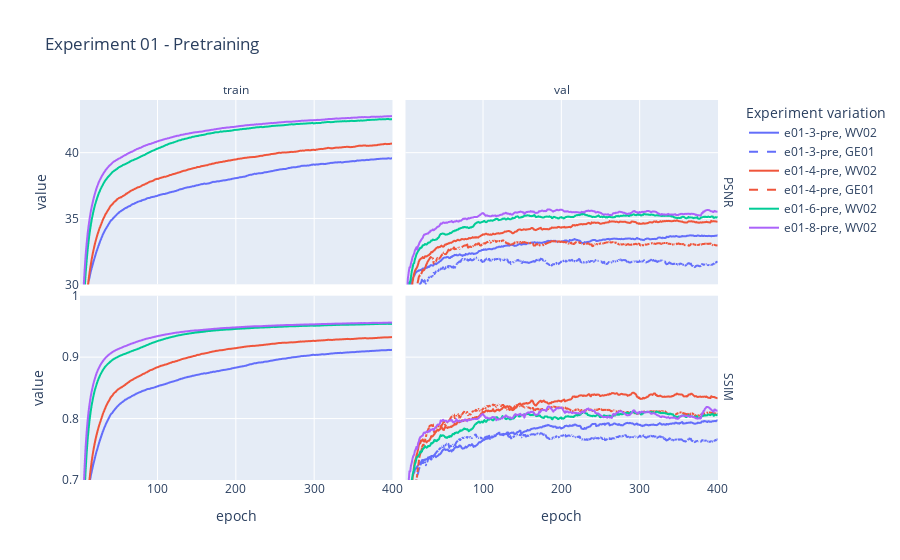

Here is the notebook cell this chart was saved with:
### Code cell
fig = px.line(metric_df, 
              x='epoch', 
              y=[METRIC[0] + '-smooth', METRIC[1] + '-smooth'], 
              color='exp_variation', 
              #range_y=(29,44), 
              title='Experiment 01 - Pretraining', 
              facet_col='train_val',
              facet_row='metric',
              line_dash='sensor', 
              line_dash_sequence=['solid', 'dash']
             )
fig.update_layout(legend_title_text='Experiment variation')
fig.for_each_annotation(lambda a: a.update(text=a.text.split("=")[-1]))
fig.update_yaxes(matches=None)
#fig.layout.yaxis1.matches = None
#fig.layout.yaxis2.matches = None
#fig.layout.yaxis3.matches = None
#fig.layout.yaxis4.matches = None
fig.layout.yaxis1.range = [0.7, 1]
fig.layout.yaxis2.range = [0.7, 1]
fig.layout.yaxis3.range = [30, 44]
fig.layout.yaxis4.range = [30, 44]

fig.show()

### Figure 1 — Plotly figure (JSON) as saved in the notebook; plotly's stock layout.template omitted (floating-point values rounded to 4 significant figures; data arrays with more than 128 entries replaced by an {"elided": "..."} marker saying what was removed)
{"data": [{"hovertemplate": "exp_variation=e01-3-pre<br>sensor=WV02<br>metric=PSNR<br>train_val=train<br>variable=PSNR-smooth<br>epoch=%{x}<br>value=%{y}<extra></extra>", "legendgroup": "e01-3-pre, WV02", "line": {"color": "#636efa", "dash": "solid"}, "mode": "lines", "name": "e01-3-pre, WV02", "showlegend": true, "type": "scattergl", "x": {"elided": "400 int values"}, "xaxis": "x3", "y": {"elided": "400 float values"}, "yaxis": "y3"}, {"hovertemplate": "exp_variation=e01-3-pre<br>sensor=WV02<br>metric=PSNR<br>train_val=train<br>variable=SSIM-smooth<br>epoch=%{x}<br>value=%{y}<extra></extra>", "legendgroup": "e01-3-pre, WV02", "line": {"color": "#636efa", "dash": "solid"}, "mode": "lines", "name": "e01-3-pre, WV02", "showlegend": false, "type": "scattergl", "x": {"elided": "400 int values"}, "xaxis": "x3", "y": {"elided": "400 null values"}, "yaxis": "y3"}, {"hovertemplate": "exp_variation=e01-3-pre<br>sensor=WV02<br>metric=PSNR<br>train_val=val<br>variable=PSNR-smooth<br>epoch=%{x}<br>value=%{y}<extra></extra>", "legendgroup": "e01-3-pre, WV02", "line": {"color": "#636efa", "dash": "solid"}, "mode": "lines", "name": "e01-3-pre, WV02", "showlegend": false, "type": "scattergl", "x": {"elided": "400 int values"}, "xaxis": "x4", "y": {"elided": "400 float values"}, "yaxis": "y4"}, {"hovertemplate": "exp_variation=e01-3-pre<br>sensor=WV02<br>metric=PSNR<br>train_val=val<br>variable=SSIM-smooth<br>epoch=%{x}<br>value=%{y}<extra></extra>", "legendgroup": "e01-3-pre, WV02", "line": {"color": "#636efa", "dash": "solid"}, "mode": "lines", "name": "e01-3-pre, WV02", "showlegend": false, "type": "scattergl", "x": {"elided": "400 int values"}, "xaxis": "x4", "y": {"elided": "400 null values"}, "yaxis": "y4"}, {"hovertemplate": "exp_variation=e01-3-pre<br>sensor=WV02<br>metric=SSIM<br>train_val=train<br>variable=PSNR-smooth<br>epoch=%{x}<br>value=%{y}<extra></extra>", "legendgroup": "e01-3-pre, WV02", "line": {"color": "#636efa", "dash": "solid"}, "mode": "lines", "name": "e01-3-pre, WV02", "showlegend": false, "type": "scattergl", "x": {"elided": "400 int values"}, "xaxis": "x", "y": {"elided": "400 null values"}, "yaxis": "y"}, {"hovertemplate": "exp_variation=e01-3-pre<br>sensor=WV02<br>metric=SSIM<br>train_val=train<br>variable=SSIM-smooth<br>epoch=%{x}<br>value=%{y}<extra></extra>", "legendgroup": "e01-3-pre, WV02", "line": {"color": "#636efa", "dash": "solid"}, "mode": "lines", "name": "e01-3-pre, WV02", "showlegend": false, "type": "scattergl", "x": {"elided": "400 int values"}, "xaxis": "x", "y": {"elided": "400 float values"}, "yaxis": "y"}, {"hovertemplate": "exp_variation=e01-3-pre<br>sensor=WV02<br>metric=SSIM<br>train_val=val<br>variable=PSNR-smooth<br>epoch=%{x}<br>value=%{y}<extra></extra>", "legendgroup": "e01-3-pre, WV02", "line": {"color": "#636efa", "dash": "solid"}, "mode": "lines", "name": "e01-3-pre, WV02", "showlegend": false, "type": "scattergl", "x": {"elided": "400 int values"}, "xaxis": "x2", "y": {"elided": "400 null values"}, "yaxis": "y2"}, {"hovertemplate": "exp_variation=e01-3-pre<br>sensor=WV02<br>metric=SSIM<br>train_val=val<br>variable=SSIM-smooth<br>epoch=%{x}<br>value=%{y}<extra></extra>", "legendgroup": "e01-3-pre, WV02", "line": {"color": "#636efa", "dash": "solid"}, "mode": "lines", "name": "e01-3-pre, WV02", "showlegend": false, "type": "scattergl", "x": {"elided": "400 int values"}, "xaxis": "x2", "y": {"elided": "400 float values"}, "yaxis": "y2"}, {"hovertemplate": "exp_variation=e01-3-pre<br>sensor=GE01<br>metric=PSNR<br>train_val=val<br>variable=PSNR-smooth<br>epoch=%{x}<br>value=%{y}<extra></extra>", "legendgroup": "e01-3-pre, GE01", "line": {"color": "#636efa", "dash": "dash"}, "mode": "lines", "name": "e01-3-pre, GE01", "showlegend": true, "type": "scattergl", "x": {"elided": "400 int values"}, "xaxis": "x4", "y": {"elided": "400 float values"}, "yaxis": "y4"}, {"hovertemplate": "exp_variation=e01-3-pre<br>sensor=GE01<br>metric=PSNR<br>train_val=val<br>variable=SSIM-smooth<br>epoch=%{x}<br>value=%{y}<extra></extra>", "legendgroup": "e01-3-pre, GE01", "line": {"color": "#636efa", "dash": "dash"}, "mode": "lines", "name": "e01-3-pre, GE01", "showlegend": false, "type": "scattergl", "x": {"elided": "400 int values"}, "xaxis": "x4", "y": {"elided": "400 null values"}, "yaxis": "y4"}, {"hovertemplate": "exp_variation=e01-3-pre<br>sensor=GE01<br>metric=SSIM<br>train_val=val<br>variable=PSNR-smooth<br>epoch=%{x}<br>value=%{y}<extra></extra>", "legendgroup": "e01-3-pre, GE01", "line": {"color": "#636efa", "dash": "dash"}, "mode": "lines", "name": "e01-3-pre, GE01", "showlegend": false, "type": "scattergl", "x": {"elided": "400 int values"}, "xaxis": "x2", "y": {"elided": "400 null values"}, "yaxis": "y2"}, {"hovertemplate": "exp_variation=e01-3-pre<br>sensor=GE01<br>metric=SSIM<br>train_val=val<br>variable=SSIM-smooth<br>epoch=%{x}<br>value=%{y}<extra></extra>", "legendgroup": "e01-3-pre, GE01", "line": {"color": "#636efa", "dash": "dash"}, "mode": "lines", "name": "e01-3-pre, GE01", "showlegend": false, "type": "scattergl", "x": {"elided": "400 int values"}, "xaxis": "x2", "y": {"elided": "400 float values"}, "yaxis": "y2"}, {"hovertemplate": "exp_variation=e01-4-pre<br>sensor=WV02<br>metric=PSNR<br>train_val=train<br>variable=PSNR-smooth<br>epoch=%{x}<br>value=%{y}<extra></extra>", "legendgroup": "e01-4-pre, WV02", "line": {"color": "#EF553B", "dash": "solid"}, "mode": "lines", "name": "e01-4-pre, WV02", "showlegend": true, "type": "scattergl", "x": {"elided": "400 int values"}, "xaxis": "x3", "y": {"elided": "400 float values"}, "yaxis": "y3"}, {"hovertemplate": "exp_variation=e01-4-pre<br>sensor=WV02<br>metric=PSNR<br>train_val=train<br>variable=SSIM-smooth<br>epoch=%{x}<br>value=%{y}<extra></extra>", "legendgroup": "e01-4-pre, WV02", "line": {"color": "#EF553B", "dash": "solid"}, "mode": "lines", "name": "e01-4-pre, WV02", "showlegend": false, "type": "scattergl", "x": {"elided": "400 int values"}, "xaxis": "x3", "y": {"elided": "400 null values"}, "yaxis": "y3"}, {"hovertemplate": "exp_variation=e01-4-pre<br>sensor=WV02<br>metric=PSNR<br>train_val=val<br>variable=PSNR-smooth<br>epoch=%{x}<br>value=%{y}<extra></extra>", "legendgroup": "e01-4-pre, WV02", "line": {"color": "#EF553B", "dash": "solid"}, "mode": "lines", "name": "e01-4-pre, WV02", "showlegend": false, "type": "scattergl", "x": {"elided": "400 int values"}, "xaxis": "x4", "y": {"elided": "400 float values"}, "yaxis": "y4"}, {"hovertemplate": "exp_variation=e01-4-pre<br>sensor=WV02<br>metric=PSNR<br>train_val=val<br>variable=SSIM-smooth<br>epoch=%{x}<br>value=%{y}<extra></extra>", "legendgroup": "e01-4-pre, WV02", "line": {"color": "#EF553B", "dash": "solid"}, "mode": "lines", "name": "e01-4-pre, WV02", "showlegend": false, "type": "scattergl", "x": {"elided": "400 int values"}, "xaxis": "x4", "y": {"elided": "400 null values"}, "yaxis": "y4"}, {"hovertemplate": "exp_variation=e01-4-pre<br>sensor=WV02<br>metric=SSIM<br>train_val=train<br>variable=PSNR-smooth<br>epoch=%{x}<br>value=%{y}<extra></extra>", "legendgroup": "e01-4-pre, WV02", "line": {"color": "#EF553B", "dash": "solid"}, "mode": "lines", "name": "e01-4-pre, WV02", "showlegend": false, "type": "scattergl", "x": {"elided": "400 int values"}, "xaxis": "x", "y": {"elided": "400 null values"}, "yaxis": "y"}, {"hovertemplate": "exp_variation=e01-4-pre<br>sensor=WV02<br>metric=SSIM<br>train_val=train<br>variable=SSIM-smooth<br>epoch=%{x}<br>value=%{y}<extra></extra>", "legendgroup": "e01-4-pre, WV02", "line": {"color": "#EF553B", "dash": "solid"}, "mode": "lines", "name": "e01-4-pre, WV02", "showlegend": false, "type": "scattergl", "x": {"elided": "400 int values"}, "xaxis": "x", "y": {"elided": "400 float values"}, "yaxis": "y"}, {"hovertemplate": "exp_variation=e01-4-pre<br>sensor=WV02<br>metric=SSIM<br>train_val=val<br>variable=PSNR-smooth<br>epoch=%{x}<br>value=%{y}<extra></extra>", "legendgroup": "e01-4-pre, WV02", "line": {"color": "#EF553B", "dash": "solid"}, "mode": "lines", "name": "e01-4-pre, WV02", "showlegend": false, "type": "scattergl", "x": {"elided": "400 int values"}, "xaxis": "x2", "y": {"elided": "400 null values"}, "yaxis": "y2"}, {"hovertemplate": "exp_variation=e01-4-pre<br>sensor=WV02<br>metric=SSIM<br>train_val=val<br>variable=SSIM-smooth<br>epoch=%{x}<br>value=%{y}<extra></extra>", "legendgroup": "e01-4-pre, WV02", "line": {"color": "#EF553B", "dash": "solid"}, "mode": "lines", "name": "e01-4-pre, WV02", "showlegend": false, "type": "scattergl", "x": {"elided": "400 int values"}, "xaxis": "x2", "y": {"elided": "400 float values"}, "yaxis": "y2"}, {"hovertemplate": "exp_variation=e01-4-pre<br>sensor=GE01<br>metric=PSNR<br>train_val=val<br>variable=PSNR-smooth<br>epoch=%{x}<br>value=%{y}<extra></extra>", "legendgroup": "e01-4-pre, GE01", "line": {"color": "#EF553B", "dash": "dash"}, "mode": "lines", "name": "e01-4-pre, GE01", "showlegend": true, "type": "scattergl", "x": {"elided": "400 int values"}, "xaxis": "x4", "y": {"elided": "400 float values"}, "yaxis": "y4"}, {"hovertemplate": "exp_variation=e01-4-pre<br>sensor=GE01<br>metric=PSNR<br>train_val=val<br>variable=SSIM-smooth<br>epoch=%{x}<br>value=%{y}<extra></extra>", "legendgroup": "e01-4-pre, GE01", "line": {"color": "#EF553B", "dash": "dash"}, "mode": "lines", "name": "e01-4-pre, GE01", "showlegend": false, "type": "scattergl", "x": {"elided": "400 int values"}, "xaxis": "x4", "y": {"elided": "400 null values"}, "yaxis": "y4"}, {"hovertemplate": "exp_variation=e01-4-pre<br>sensor=GE01<br>metric=SSIM<br>train_val=val<br>variable=PSNR-smooth<br>epoch=%{x}<br>value=%{y}<extra></extra>", "legendgroup": "e01-4-pre, GE01", "line": {"color": "#EF553B", "dash": "dash"}, "mode": "lines", "name": "e01-4-pre, GE01", "showlegend": false, "type": "scattergl", "x": {"elided": "400 int values"}, "xaxis": "x2", "y": {"elided": "400 null values"}, "yaxis": "y2"}, {"hovertemplate": "exp_variation=e01-4-pre<br>sensor=GE01<br>metric=SSIM<br>train_val=val<br>variable=SSIM-smooth<br>epoch=%{x}<br>value=%{y}<extra></extra>", "legendgroup": "e01-4-pre, GE01", "line": {"color": "#EF553B", "dash": "dash"}, "mode": "lines", "name": "e01-4-pre, GE01", "showlegend": false, "type": "scattergl", "x": {"elided": "400 int values"}, "xaxis": "x2", "y": {"elided": "400 float values"}, "yaxis": "y2"}, {"hovertemplate": "exp_variation=e01-6-pre<br>sensor=WV02<br>metric=PSNR<br>train_val=train<br>variable=PSNR-smooth<br>epoch=%{x}<br>value=%{y}<extra></extra>", "legendgroup": "e01-6-pre, WV02", "line": {"color": "#00cc96", "dash": "solid"}, "mode": "lines", "name": "e01-6-pre, WV02", "showlegend": true, "type": "scattergl", "x": {"elided": "400 int values"}, "xaxis": "x3", "y": {"elided": "400 float values"}, "yaxis": "y3"}, {"hovertemplate": "exp_variation=e01-6-pre<br>sensor=WV02<br>metric=PSNR<br>train_val=train<br>variable=SSIM-smooth<br>epoch=%{x}<br>value=%{y}<extra></extra>", "legendgroup": "e01-6-pre, WV02", "line": {"color": "#00cc96", "dash": "solid"}, "mode": "lines", "name": "e01-6-pre, WV02", "showlegend": false, "type": "scattergl", "x": {"elided": "400 int values"}, "xaxis": "x3", "y": {"elided": "400 null values"}, "yaxis": "y3"}, {"hovertemplate": "exp_variation=e01-6-pre<br>sensor=WV02<br>metric=PSNR<br>train_val=val<br>variable=PSNR-smooth<br>epoch=%{x}<br>value=%{y}<extra></extra>", "legendgroup": "e01-6-pre, WV02", "line": {"color": "#00cc96", "dash": "solid"}, "mode": "lines", "name": "e01-6-pre, WV02", "showlegend": false, "type": "scattergl", "x": {"elided": "400 int values"}, "xaxis": "x4", "y": {"elided": "400 float values"}, "yaxis": "y4"}, {"hovertemplate": "exp_variation=e01-6-pre<br>sensor=WV02<br>metric=PSNR<br>train_val=val<br>variable=SSIM-smooth<br>epoch=%{x}<br>value=%{y}<extra></extra>", "legendgroup": "e01-6-pre, WV02", "line": {"color": "#00cc96", "dash": "solid"}, "mode": "lines", "name": "e01-6-pre, WV02", "showlegend": false, "type": "scattergl", "x": {"elided": "400 int values"}, "xaxis": "x4", "y": {"elided": "400 null values"}, "yaxis": "y4"}, {"hovertemplate": "exp_variation=e01-6-pre<br>sensor=WV02<br>metric=SSIM<br>train_val=train<br>variable=PSNR-smooth<br>epoch=%{x}<br>value=%{y}<extra></extra>", "legendgroup": "e01-6-pre, WV02", "line": {"color": "#00cc96", "dash": "solid"}, "mode": "lines", "name": "e01-6-pre, WV02", "showlegend": false, "type": "scattergl", "x": {"elided": "400 int values"}, "xaxis": "x", "y": {"elided": "400 null values"}, "yaxis": "y"}, {"hovertemplate": "exp_variation=e01-6-pre<br>sensor=WV02<br>metric=SSIM<br>train_val=train<br>variable=SSIM-smooth<br>epoch=%{x}<br>value=%{y}<extra></extra>", "legendgroup": "e01-6-pre, WV02", "line": {"color": "#00cc96", "dash": "solid"}, "mode": "lines", "name": "e01-6-pre, WV02", "showlegend": false, "type": "scattergl", "x": {"elided": "400 int values"}, "xaxis": "x", "y": {"elided": "400 float values"}, "yaxis": "y"}, {"hovertemplate": "exp_variation=e01-6-pre<br>sensor=WV02<br>metric=SSIM<br>train_val=val<br>variable=PSNR-smooth<br>epoch=%{x}<br>value=%{y}<extra></extra>", "legendgroup": "e01-6-pre, WV02", "line": {"color": "#00cc96", "dash": "solid"}, "mode": "lines", "name": "e01-6-pre, WV02", "showlegend": false, "type": "scattergl", "x": {"elided": "400 int values"}, "xaxis": "x2", "y": {"elided": "400 null values"}, "yaxis": "y2"}, {"hovertemplate": "exp_variation=e01-6-pre<br>sensor=WV02<br>metric=SSIM<br>train_val=val<br>variable=SSIM-smooth<br>epoch=%{x}<br>value=%{y}<extra></extra>", "legendgroup": "e01-6-pre, WV02", "line": {"color": "#00cc96", "dash": "solid"}, "mode": "lines", "name": "e01-6-pre, WV02", "showlegend": false, "type": "scattergl", "x": {"elided": "400 int values"}, "xaxis": "x2", "y": {"elided": "400 float values"}, "yaxis": "y2"}, {"hovertemplate": "exp_variation=e01-8-pre<br>sensor=WV02<br>metric=PSNR<br>train_val=train<br>variable=PSNR-smooth<br>epoch=%{x}<br>value=%{y}<extra></extra>", "legendgroup": "e01-8-pre, WV02", "line": {"color": "#ab63fa", "dash": "solid"}, "mode": "lines", "name": "e01-8-pre, WV02", "showlegend": true, "type": "scattergl", "x": {"elided": "400 int values"}, "xaxis": "x3", "y": {"elided": "400 float values"}, "yaxis": "y3"}, {"hovertemplate": "exp_variation=e01-8-pre<br>sensor=WV02<br>metric=PSNR<br>train_val=train<br>variable=SSIM-smooth<br>epoch=%{x}<br>value=%{y}<extra></extra>", "legendgroup": "e01-8-pre, WV02", "line": {"color": "#ab63fa", "dash": "solid"}, "mode": "lines", "name": "e01-8-pre, WV02", "showlegend": false, "type": "scattergl", "x": {"elided": "400 int values"}, "xaxis": "x3", "y": {"elided": "400 null values"}, "yaxis": "y3"}, {"hovertemplate": "exp_variation=e01-8-pre<br>sensor=WV02<br>metric=PSNR<br>train_val=val<br>variable=PSNR-smooth<br>epoch=%{x}<br>value=%{y}<extra></extra>", "legendgroup": "e01-8-pre, WV02", "line": {"color": "#ab63fa", "dash": "solid"}, "mode": "lines", "name": "e01-8-pre, WV02", "showlegend": false, "type": "scattergl", "x": {"elided": "400 int values"}, "xaxis": "x4", "y": {"elided": "400 float values"}, "yaxis": "y4"}, {"hovertemplate": "exp_variation=e01-8-pre<br>sensor=WV02<br>metric=PSNR<br>train_val=val<br>variable=SSIM-smooth<br>epoch=%{x}<br>value=%{y}<extra></extra>", "legendgroup": "e01-8-pre, WV02", "line": {"color": "#ab63fa", "dash": "solid"}, "mode": "lines", "name": "e01-8-pre, WV02", "showlegend": false, "type": "scattergl", "x": {"elided": "400 int values"}, "xaxis": "x4", "y": {"elided": "400 null values"}, "yaxis": "y4"}, {"hovertemplate": "exp_variation=e01-8-pre<br>sensor=WV02<br>metric=SSIM<br>train_val=train<br>variable=PSNR-smooth<br>epoch=%{x}<br>value=%{y}<extra></extra>", "legendgroup": "e01-8-pre, WV02", "line": {"color": "#ab63fa", "dash": "solid"}, "mode": "lines", "name": "e01-8-pre, WV02", "showlegend": false, "type": "scattergl", "x": {"elided": "400 int values"}, "xaxis": "x", "y": {"elided": "400 null values"}, "yaxis": "y"}, {"hovertemplate": "exp_variation=e01-8-pre<br>sensor=WV02<br>metric=SSIM<br>train_val=train<br>variable=SSIM-smooth<br>epoch=%{x}<br>value=%{y}<extra></extra>", "legendgroup": "e01-8-pre, WV02", "line": {"color": "#ab63fa", "dash": "solid"}, "mode": "lines", "name": "e01-8-pre, WV02", "showlegend": false, "type": "scattergl", "x": {"elided": "400 int values"}, "xaxis": "x", "y": {"elided": "400 float values"}, "yaxis": "y"}, {"hovertemplate": "exp_variation=e01-8-pre<br>sensor=WV02<br>metric=SSIM<br>train_val=val<br>variable=PSNR-smooth<br>epoch=%{x}<br>value=%{y}<extra></extra>", "legendgroup": "e01-8-pre, WV02", "line": {"color": "#ab63fa", "dash": "solid"}, "mode": "lines", "name": "e01-8-pre, WV02", "showlegend": false, "type": "scattergl", "x": {"elided": "400 int values"}, "xaxis": "x2", "y": {"elided": "400 null values"}, "yaxis": "y2"}, {"hovertemplate": "exp_variation=e01-8-pre<br>sensor=WV02<br>metric=SSIM<br>train_val=val<br>variable=SSIM-smooth<br>epoch=%{x}<br>value=%{y}<extra></extra>", "legendgroup": "e01-8-pre, WV02", "line": {"color": "#ab63fa", "dash": "solid"}, "mode": "lines", "name": "e01-8-pre, WV02", "showlegend": false, "type": "scattergl", "x": {"elided": "400 int values"}, "xaxis": "x2", "y": {"elided": "400 float values"}, "yaxis": "y2"}], "layout": {"annotations": [{"font": {}, "showarrow": false, "text": "train", "x": 0.24, "xanchor": "center", "xref": "paper", "y": 1, "yanchor": "bottom", "yref": "paper"}, {"font": {}, "showarrow": false, "text": "val", "x": 0.74, "xanchor": "center", "xref": "paper", "y": 1, "yanchor": "bottom", "yref": "paper"}, {"font": {}, "showarrow": false, "text": "SSIM", "textangle": 90, "x": 0.98, "xanchor": "left", "xref": "paper", "y": 0.2425, "yanchor": "middle", "yref": "paper"}, {"font": {}, "showarrow": false, "text": "PSNR", "textangle": 90, "x": 0.98, "xanchor": "left", "xref": "paper", "y": 0.7575, "yanchor": "middle", "yref": "paper"}], "legend": {"title": {"text": "Experiment variation"}, "tracegroupgap": 0}, "title": {"text": "Experiment 01 - Pretraining"}, "xaxis": {"anchor": "y", "domain": [0, 0.48], "title": {"text": "epoch"}}, "xaxis2": {"anchor": "y2", "domain": [0.5, 0.98], "matches": "x", "title": {"text": "epoch"}}, "xaxis3": {"anchor": "y3", "domain": [0, 0.48], "matches": "x", "showticklabels": false}, "xaxis4": {"anchor": "y4", "domain": [0.5, 0.98], "matches": "x", "showticklabels": false}, "yaxis": {"anchor": "x", "domain": [0, 0.485], "range": [0.7, 1], "title": {"text": "value"}}, "yaxis2": {"anchor": "x2", "domain": [0, 0.485], "range": [0.7, 1], "showticklabels": false}, "yaxis3": {"anchor": "x3", "domain": [0.515, 1], "range": [30, 44], "title": {"text": "value"}}, "yaxis4": {"anchor": "x4", "domain": [0.515, 1], "range": [30, 44], "showticklabels": false}}}
